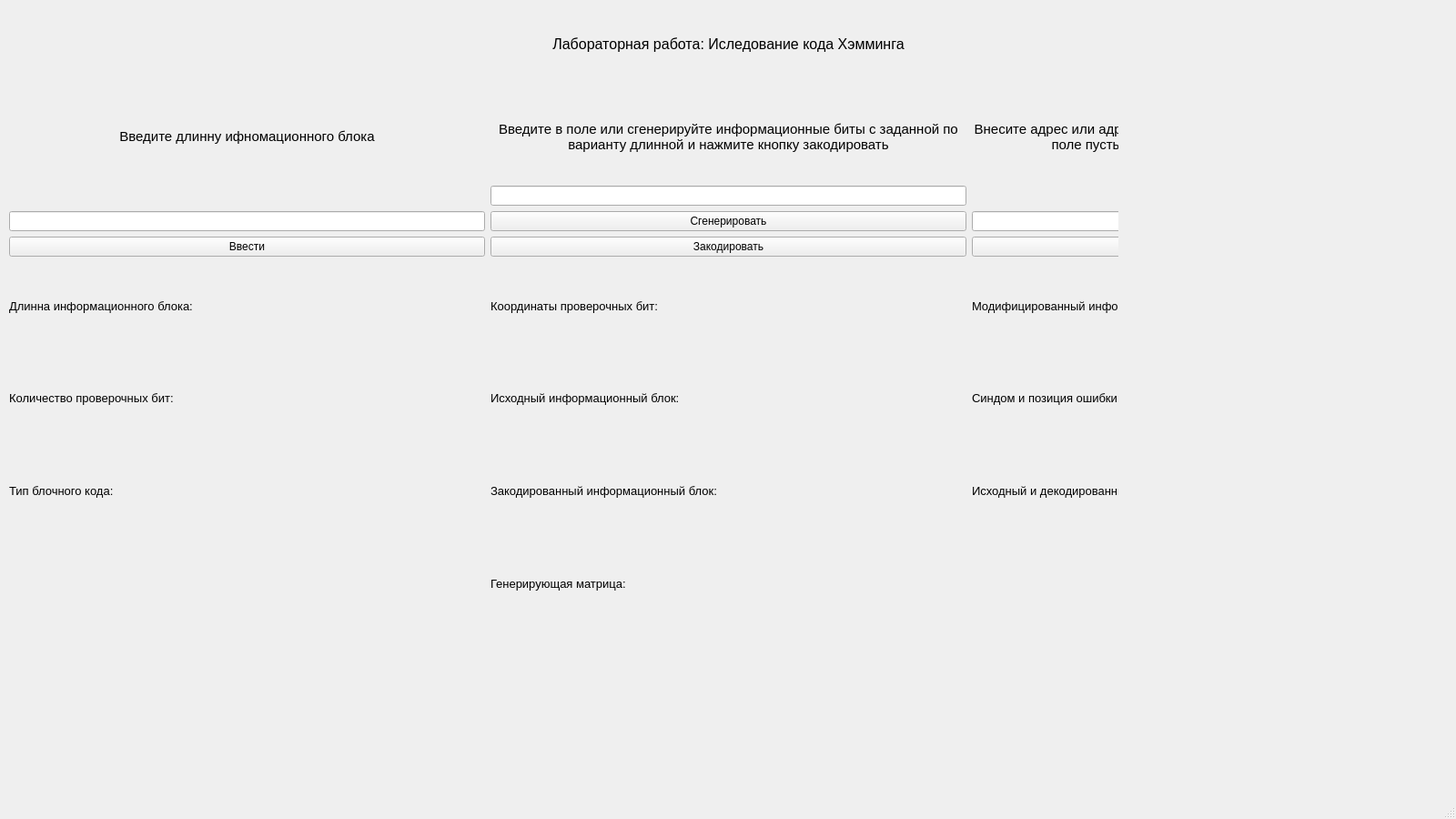
<?xml version="1.0" encoding="UTF-8"?>
<ui version="4.0">
 <class>MainWindow</class>
 <widget class="QMainWindow" name="MainWindow">
  <property name="geometry">
   <rect>
    <x>0</x>
    <y>0</y>
    <width>1600</width>
    <height>900</height>
   </rect>
  </property>
  <property name="windowTitle">
   <string>MainWindow</string>
  </property>
  <widget class="QWidget" name="centralwidget">
   <property name="sizePolicy">
    <sizepolicy hsizetype="Maximum" vsizetype="Maximum">
     <horstretch>0</horstretch>
     <verstretch>0</verstretch>
    </sizepolicy>
   </property>
   <property name="minimumSize">
    <size>
     <width>1229</width>
     <height>0</height>
    </size>
   </property>
   <property name="maximumSize">
    <size>
     <width>1229</width>
     <height>16777215</height>
    </size>
   </property>
   <widget class="QWidget" name="gridLayoutWidget">
    <property name="geometry">
     <rect>
      <x>0</x>
      <y>0</y>
      <width>1591</width>
      <height>791</height>
     </rect>
    </property>
    <layout class="QGridLayout" name="gridLayout">
     <property name="sizeConstraint">
      <enum>QLayout::SetMaximumSize</enum>
     </property>
     <property name="leftMargin">
      <number>10</number>
     </property>
     <item row="3" column="2">
      <widget class="QLineEdit" name="modify_and_decod_input"/>
     </item>
     <item row="4" column="2">
      <widget class="QPushButton" name="modify_and_decod_button">
       <property name="text">
        <string>Декодировать</string>
       </property>
      </widget>
     </item>
     <item row="5" column="0">
      <widget class="QLabel" name="label_message_len">
       <property name="font">
        <font>
         <pointsize>10</pointsize>
        </font>
       </property>
       <property name="text">
        <string>Длинна информационного блока:</string>
       </property>
       <property name="wordWrap">
        <bool>true</bool>
       </property>
      </widget>
     </item>
     <item row="5" column="2">
      <widget class="QLabel" name="label_modifaed">
       <property name="font">
        <font>
         <pointsize>10</pointsize>
        </font>
       </property>
       <property name="text">
        <string>Модифицированный информационный блок: </string>
       </property>
       <property name="wordWrap">
        <bool>true</bool>
       </property>
      </widget>
     </item>
     <item row="3" column="1">
      <widget class="QPushButton" name="generate_message">
       <property name="text">
        <string>Сгенерировать</string>
       </property>
      </widget>
     </item>
     <item row="4" column="1">
      <widget class="QPushButton" name="encode_message">
       <property name="text">
        <string>Закодировать</string>
       </property>
      </widget>
     </item>
     <item row="1" column="1">
      <widget class="QLabel" name="label_2">
       <property name="font">
        <font>
         <pointsize>11</pointsize>
        </font>
       </property>
       <property name="text">
        <string>Введите в поле или сгенерируйте информационные биты с заданной по варианту длинной и нажмите кнопку закодировать</string>
       </property>
       <property name="alignment">
        <set>Qt::AlignCenter</set>
       </property>
       <property name="wordWrap">
        <bool>true</bool>
       </property>
      </widget>
     </item>
     <item row="1" column="0">
      <widget class="QLabel" name="label">
       <property name="sizePolicy">
        <sizepolicy hsizetype="Preferred" vsizetype="Preferred">
         <horstretch>0</horstretch>
         <verstretch>0</verstretch>
        </sizepolicy>
       </property>
       <property name="font">
        <font>
         <pointsize>11</pointsize>
        </font>
       </property>
       <property name="lineWidth">
        <number>2</number>
       </property>
       <property name="midLineWidth">
        <number>0</number>
       </property>
       <property name="text">
        <string>Введите длинну ифномационного блока</string>
       </property>
       <property name="alignment">
        <set>Qt::AlignCenter</set>
       </property>
       <property name="wordWrap">
        <bool>true</bool>
       </property>
      </widget>
     </item>
     <item row="5" column="1">
      <widget class="QLabel" name="label_check_indices">
       <property name="font">
        <font>
         <pointsize>10</pointsize>
        </font>
       </property>
       <property name="text">
        <string>Координаты проверочных бит: </string>
       </property>
       <property name="wordWrap">
        <bool>true</bool>
       </property>
      </widget>
     </item>
     <item row="6" column="0">
      <widget class="QLabel" name="label_number_of_check_bit">
       <property name="font">
        <font>
         <pointsize>10</pointsize>
        </font>
       </property>
       <property name="text">
        <string>Количество проверочных бит: </string>
       </property>
       <property name="wordWrap">
        <bool>true</bool>
       </property>
      </widget>
     </item>
     <item row="6" column="1">
      <widget class="QLabel" name="label_input_data">
       <property name="font">
        <font>
         <pointsize>10</pointsize>
        </font>
       </property>
       <property name="text">
        <string>Исходный информационный блок: </string>
       </property>
       <property name="wordWrap">
        <bool>true</bool>
       </property>
      </widget>
     </item>
     <item row="6" column="2">
      <widget class="QLabel" name="label_binary_syndrome_and_error_pos">
       <property name="font">
        <font>
         <pointsize>10</pointsize>
        </font>
       </property>
       <property name="text">
        <string>Синдом и позиция ошибки: </string>
       </property>
       <property name="wordWrap">
        <bool>true</bool>
       </property>
      </widget>
     </item>
     <item row="7" column="1">
      <widget class="QLabel" name="label_encoded">
       <property name="font">
        <font>
         <pointsize>10</pointsize>
        </font>
       </property>
       <property name="text">
        <string>Закодированный информационный блок: </string>
       </property>
       <property name="wordWrap">
        <bool>true</bool>
       </property>
      </widget>
     </item>
     <item row="0" column="1">
      <widget class="QLabel" name="label_3">
       <property name="font">
        <font>
         <pointsize>12</pointsize>
        </font>
       </property>
       <property name="text">
        <string>Лабораторная работа: Иследование кода Хэмминга</string>
       </property>
       <property name="alignment">
        <set>Qt::AlignCenter</set>
       </property>
      </widget>
     </item>
     <item row="7" column="2">
      <widget class="QLabel" name="label_decode">
       <property name="font">
        <font>
         <pointsize>10</pointsize>
        </font>
       </property>
       <property name="text">
        <string>Исходный и декодированный информационный блок: </string>
       </property>
       <property name="wordWrap">
        <bool>true</bool>
       </property>
      </widget>
     </item>
     <item row="9" column="1">
      <widget class="QLabel" name="label_matrix">
       <property name="font">
        <font>
         <pointsize>10</pointsize>
        </font>
       </property>
       <property name="text">
        <string/>
       </property>
       <property name="alignment">
        <set>Qt::AlignCenter</set>
       </property>
      </widget>
     </item>
     <item row="7" column="0">
      <widget class="QLabel" name="label_coder_type">
       <property name="font">
        <font>
         <pointsize>10</pointsize>
        </font>
       </property>
       <property name="text">
        <string>Тип блочного кода: </string>
       </property>
       <property name="wordWrap">
        <bool>true</bool>
       </property>
      </widget>
     </item>
     <item row="1" column="2">
      <widget class="QLabel" name="label_7">
       <property name="font">
        <font>
         <pointsize>11</pointsize>
        </font>
       </property>
       <property name="text">
        <string>Внесите адрес или адреса разрадов для внесения ошибки, либо отсавьте поле пустым и нажмите на кнопку &quot;Декодировать&quot;</string>
       </property>
       <property name="alignment">
        <set>Qt::AlignCenter</set>
       </property>
       <property name="wordWrap">
        <bool>true</bool>
       </property>
      </widget>
     </item>
     <item row="4" column="0">
      <widget class="QPushButton" name="message_len_button">
       <property name="text">
        <string>Ввести</string>
       </property>
      </widget>
     </item>
     <item row="8" column="1">
      <widget class="QLabel" name="label_matrix_info">
       <property name="sizePolicy">
        <sizepolicy hsizetype="Preferred" vsizetype="Preferred">
         <horstretch>0</horstretch>
         <verstretch>0</verstretch>
        </sizepolicy>
       </property>
       <property name="font">
        <font>
         <pointsize>10</pointsize>
        </font>
       </property>
       <property name="text">
        <string>Генерирующая матрица:</string>
       </property>
      </widget>
     </item>
     <item row="2" column="1">
      <widget class="QLineEdit" name="input_message">
       <property name="text">
        <string/>
       </property>
      </widget>
     </item>
     <item row="3" column="0">
      <widget class="QLineEdit" name="message_len"/>
     </item>
    </layout>
   </widget>
  </widget>
  <widget class="QMenuBar" name="menubar">
   <property name="geometry">
    <rect>
     <x>0</x>
     <y>0</y>
     <width>1600</width>
     <height>26</height>
    </rect>
   </property>
  </widget>
  <widget class="QStatusBar" name="statusbar"/>
 </widget>
 <resources/>
 <connections/>
</ui>
